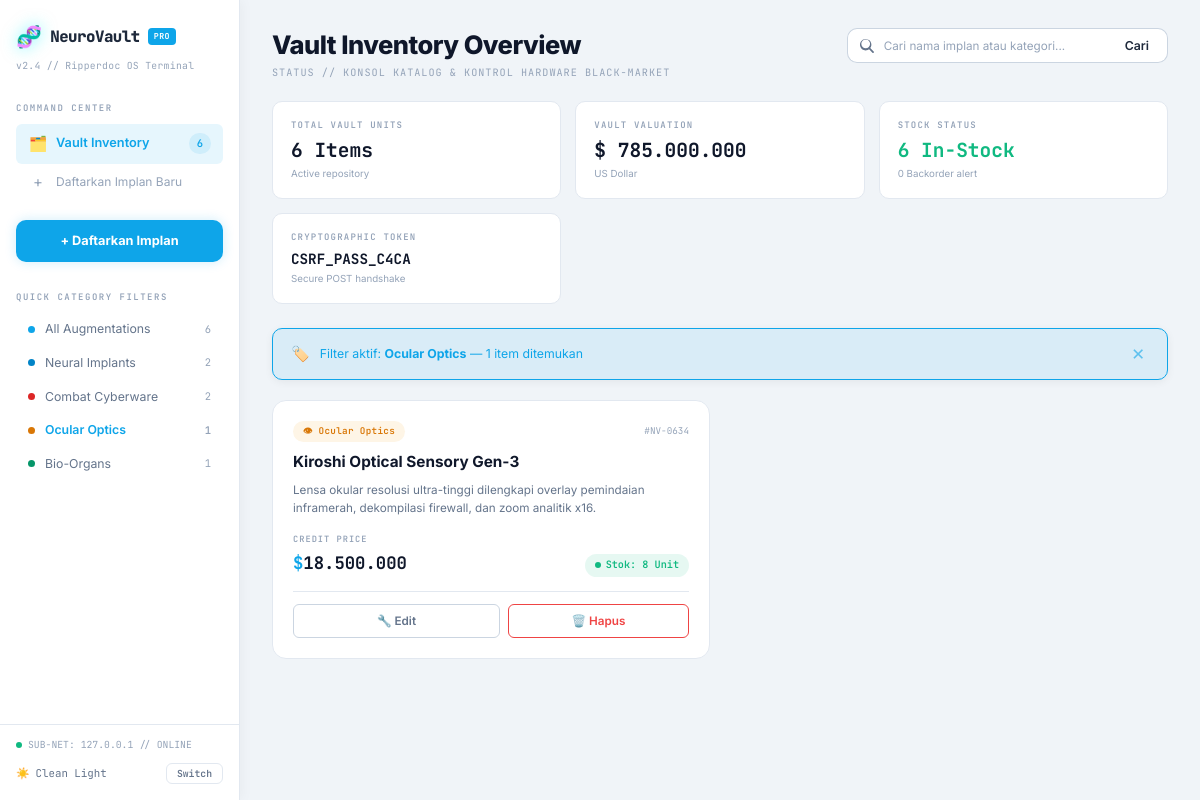
Page /index.php?category=Ocular+Optics on the committed database.
### tables this page shows
CREATE TABLE IF NOT EXISTS products (
    id          INT AUTO_INCREMENT PRIMARY KEY,
    name        VARCHAR(100)   NOT NULL UNIQUE,
    category    VARCHAR(50)    NOT NULL DEFAULT 'Umum',
    description TEXT           NULL,
    price       DECIMAL(12,2)  NOT NULL,
    stock       INT            NOT NULL DEFAULT 0,
    created_at  TIMESTAMP      DEFAULT CURRENT_TIMESTAMP
);

### index.php (the view, shortened to what this page needs)
<?php
require_once __DIR__ . '/config/db.php';
$theme = $_COOKIE['neurovault_theme'] ?? 'light';
$search   = trim($_GET['q'] ?? '');
$category = trim($_GET['category'] ?? '');
if ($search !== '') {
    $stmt = $pdo->prepare("SELECT * FROM products WHERE name LIKE :q1 OR category LIKE :q2 ORDER BY id DESC");
    $stmt->execute([':q1' => "%{$search}%", ':q2' => "%{$search}%"]);
} elseif ($category !== '') {
    $stmt = $pdo->prepare("SELECT * FROM products WHERE category = :cat ORDER BY id DESC");
    $stmt->execute([':cat' => $category]);
} else {
    $stmt = $pdo->query("SELECT * FROM products ORDER BY id DESC");
}
$products = $stmt->fetchAll();
$statsStmt    = $pdo->query("SELECT COUNT(*) as total, SUM(price * stock) as valuation, SUM(CASE WHEN stock > 0 THEN 1 ELSE 0 END) as in_stock FROM products");
$stats        = $statsStmt->fetch();
$totalItems   = (int)$stats['total'];
$valuation    = (float)($stats['valuation'] ?? 0);
$inStock      = (int)$stats['in_stock'];
$backorder    = $totalItems - $inStock;
$catStmt   = $pdo->query("SELECT category, COUNT(*) as cnt FROM products GROUP BY category ORDER BY category");
$catCounts = $catStmt->fetchAll();
function getCatClass(string $cat): string {
    $map = [
        'Neural Implants'  => 'neural',
        'Combat Cyberware' => 'combat',
        'Ocular Optics'    => 'ocular',
        'Bio-Organs'       => 'bio',
    ];
    return $map[$cat] ?? 'default';
}
function getCatIcon(string $cat): string {
    $map = [
        'Neural Implants'  => '🧠',
        'Combat Cyberware' => '⚔️',
        'Ocular Optics'    => '👁',
        'Bio-Organs'       => '🫀',
    ];
    return $map[$cat] ?? '📦';
}
function serialNumber(int $id): string {
    return '#NV-' . str_pad($id * 317 % 10000, 4, '0', STR_PAD_LEFT);
}
function e(string $str): string {
    return htmlspecialchars($str, ENT_QUOTES, 'UTF-8');
}
?>
<!DOCTYPE html>
<html lang="id" data-theme="<?= e($theme) ?>">
<head>
    <link rel="stylesheet" href="assets/style.css">
</head>
<body>
    <div class="app-layout">
        <aside class="sidebar" id="sidebar">
            <div class="sidebar-header">
                <div class="logo-row">
                    <span class="logo-icon">🧬</span>
                    <span class="logo-text">NeuroVault</span>
                    <span class="logo-badge">PRO</span>
                </div>
                <div class="logo-version">v2.4 // Ripperdoc OS Terminal</div>
            </div>
            <div class="sidebar-section">
                <div class="sidebar-label">Command Center</div>
                <a href="index.php" class="nav-item active" id="navVault">
                    <span class="nav-icon">🗂️</span>
                    <span>Vault Inventory</span>
                    <span class="nav-badge"><?= $totalItems ?></span>
                </a>
                <a href="create.php" class="nav-item nav-item-add" id="navCreate">
                    <span class="nav-icon">+</span>
                    <span>Daftarkan Implan Baru</span>
                </a>
            </div>
            <div class="sidebar-action">
                <a href="create.php" class="btn-sidebar-action" id="btnSidebarCreate">
                    + Daftarkan Implan
                </a>
            </div>
            <div class="sidebar-section">
                <div class="sidebar-label">Quick Category Filters</div>
                <ul class="category-list">
                    <li>
                        <a href="index.php" class="category-item <?= ($category === '' && $search === '') ? 'active' : '' ?>" id="filterAll">
                            <span class="category-dot all"></span>
                            <span>All Augmentations</span>
                            <span class="category-count"><?= $totalItems ?></span>
                        </a>
                    </li>
                    <?php
                    $allCategories = ['Neural Implants', 'Combat Cyberware', 'Ocular Optics', 'Bio-Organs'];
                    $catCountMap = [];
                    foreach ($catCounts as $cc) {
                        $catCountMap[$cc['category']] = $cc['cnt'];
                    }
                    foreach ($allCategories as $cat):
                        $cls   = getCatClass($cat);
                        $cnt   = $catCountMap[$cat] ?? 0;
                        $isAct = ($category === $cat) ? 'active' : '';
                    ?>
                    <li>
                        <a href="index.php?category=<?= urlencode($cat) ?>"
                           class="category-item <?= $isAct ?>"
                           id="filter<?= str_replace(' ', '', $cat) ?>">
                            <span class="category-dot <?= $cls ?>"></span>
                            <span><?= e($cat) ?></span>
                            <span class="category-count"><?= $cnt ?></span>
                        </a>
                    </li>
                    <?php endforeach; ?>
                </ul>
            </div>
            <div class="sidebar-footer">
                <div class="subnet-status">
                    <span class="status-dot"></span>
                    <span>SUB-NET: 127.0.0.1 // ONLINE</span>
                </div>
                <div class="theme-toggle">
                    <span class="theme-toggle-label" id="themeLabel">
                        <span id="themeIcon"><?= $theme === 'light' ? '☀️' : '🌙' ?></span>
                        <span id="themeName"><?= $theme === 'light' ? 'Clean Light' : 'Cyber Dark' ?></span>
                    </span>
                    <button class="theme-toggle-btn" id="themeToggleBtn">Switch</button>
                </div>
            </div>
        </aside>
        <main class="main-content">
            <div class="page-header">
                <div>
                    <h1 class="page-title">Vault Inventory Overview</h1>
                    <p class="page-subtitle">STATUS // KONSOL KATALOG & KONTROL HARDWARE BLACK-MARKET</p>
                </div>
                <form method="GET" action="index.php" class="search-container" id="searchForm">
                    <input type="text"
                           name="q"
                           class="search-input"
                           id="searchInput"
                           placeholder="Cari nama implan atau kategori..."
                           value="<?= e($search) ?>"
                           autocomplete="off">
                    <button type="submit" class="search-btn" id="searchBtn">Cari</button>
                </form>
            </div>
            <div class="stats-grid">
                <div class="stat-card" id="statTotal">
                    <div class="stat-label">Total Vault Units</div>
                    <div class="stat-value"><?= $totalItems ?> Items</div>
                    <div class="stat-sub">Active repository</div>
                </div>
                <div class="stat-card" id="statValuation">
                    <div class="stat-label">Vault Valuation</div>
                    <div class="stat-value">$ <?= number_format($valuation, 0, ',', '.') ?></div>
                    <div class="stat-sub">US Dollar</div>
                </div>
                <div class="stat-card" id="statStock">
                    <div class="stat-label">Stock Status</div>
                    <div class="stat-value green"><?= $inStock ?> In-Stock</div>
                    <div class="stat-sub"><?= $backorder ?> Backorder alert</div>
                </div>
                <div class="stat-card" id="statCsrf">
                    <div class="stat-label">Cryptographic Token</div>
                    <div class="stat-value mono" style="font-size:0.95rem;">CSRF_PASS_<?= strtoupper(substr($_SESSION['csrf'], 0, 4)) ?></div>
                    <div class="stat-sub">Secure POST handshake</div>
                </div>
            </div>
            <?php if ($search !== ''): ?>
            <div class="alert alert-success" style="background:var(--accent-cyan-dim);border-color:var(--accent-cyan);color:var(--accent-cyan);">
                <span class="alert-icon">🔍</span>
                <span>Menampilkan <?= count($products) ?> hasil untuk pencarian: "<strong><?= e($search) ?></strong>"</span>
                <a href="index.php" class="alert-close" aria-label="Clear search">✕</a>
            </div>
            <?php elseif ($category !== ''): ?>
            <div class="alert alert-success" style="background:var(--accent-cyan-dim);border-color:var(--accent-cyan);color:var(--accent-cyan);">
                <span class="alert-icon">🏷️</span>
                <span>Filter aktif: <strong><?= e($category) ?></strong> — <?= count($products) ?> item ditemukan</span>
                <a href="index.php" class="alert-close" aria-label="Clear filter">✕</a>
            </div>
            <?php endif; ?>
            <?php if (empty($products)): ?>
            <div class="empty-state" id="emptyState">
                <div class="empty-state-icon">🔬</div>
                <p class="empty-state-text">Tidak ada implan ditemukan dalam vault.</p>
                <a href="create.php" class="btn btn-primary">+ Daftarkan Implan Baru</a>
            </div>
            <?php else: ?>
            <div class="inventory-grid" id="inventoryGrid">
                <?php foreach ($products as $p):
                    $cls    = getCatClass($p['category']);
                    $icon   = getCatIcon($p['category']);
                    $serial = serialNumber($p['id']);
                ?>
                <div class="cyber-card cat-<?= $cls ?>" id="card-<?= $p['id'] ?>">
                    <div class="card-header">
                        <span class="category-badge badge-<?= $cls ?>">
                            <?= $icon ?> <?= e($p['category']) ?>
                        </span>
                        <span class="card-serial mono"><?= $serial ?></span>
                    </div>
                    <h3 class="card-name"><?= e($p['name']) ?></h3>
                    <?php if (!empty($p['description'])): ?>
                    <p class="card-desc"><?= e($p['description']) ?></p>
                    <?php endif; ?>
                    <div class="card-footer">
                        <div class="card-meta">
                            <div class="price-block">
                                <div class="price-label">Credit Price</div>
                                <div class="price-value">
                                    <span class="price-currency">$</span><?= number_format($p['price'], 0, ',', '.') ?>
                                </div>
                            </div>
                            <span class="stock-badge <?= $p['stock'] > 0 ? 'stock-available' : 'stock-empty' ?>">
                                <span class="stock-dot"></span>
                                Stok: <?= (int)$p['stock'] ?> Unit<?= $p['stock'] == 0 ? ' (Habis)' : '' ?>
                            </span>
                        </div>
                        <div class="card-actions">
                            <a href="edit.php?id=<?= $p['id'] ?>" class="btn-edit" id="editBtn-<?= $p['id'] ?>">
                                🔧 Edit
                            </a>
                            <form method="POST" action="delete.php" class="delete-form"
                                  onsubmit="return confirm('⚠️ Konfirmasi deaktivasi unit implan: <?= e($p['name']) ?>?');">
                                <button type="submit" class="btn-delete" id="deleteBtn-<?= $p['id'] ?>">
                                    🗑️ Hapus
                                </button>
                            </form>
                        </div>
                    </div>
                </div>
                <?php endforeach; ?>
            </div>
            <?php endif; ?>
        </main>
    </div>
</body>
</html>

### rows in the picture
products: category "👁", category "Ocular Optics", id "#NV-0634", name "Kiroshi Optical Sensory Gen-3", description "Lensa okular resolusi ultra-tinggi dilengkapi overlay pemindaian inframerah, dekompilasi firewall, dan zoom analitik x16.", price "18.500.000", stock "8"

### other values in the picture
$totalItems "6"
$cat "Neural Implants"
$cnt "2"
$cat "Combat Cyberware"
$cat "Ocular Optics"
$cnt "1"
$cat "Bio-Organs"
$valuation "785.000.000"
$inStock "6"
$backorder "0"
substr($_SESSION['csrf'], 0, 4) "C4CA"
$category "Ocular Optics"
count($products) "1"
